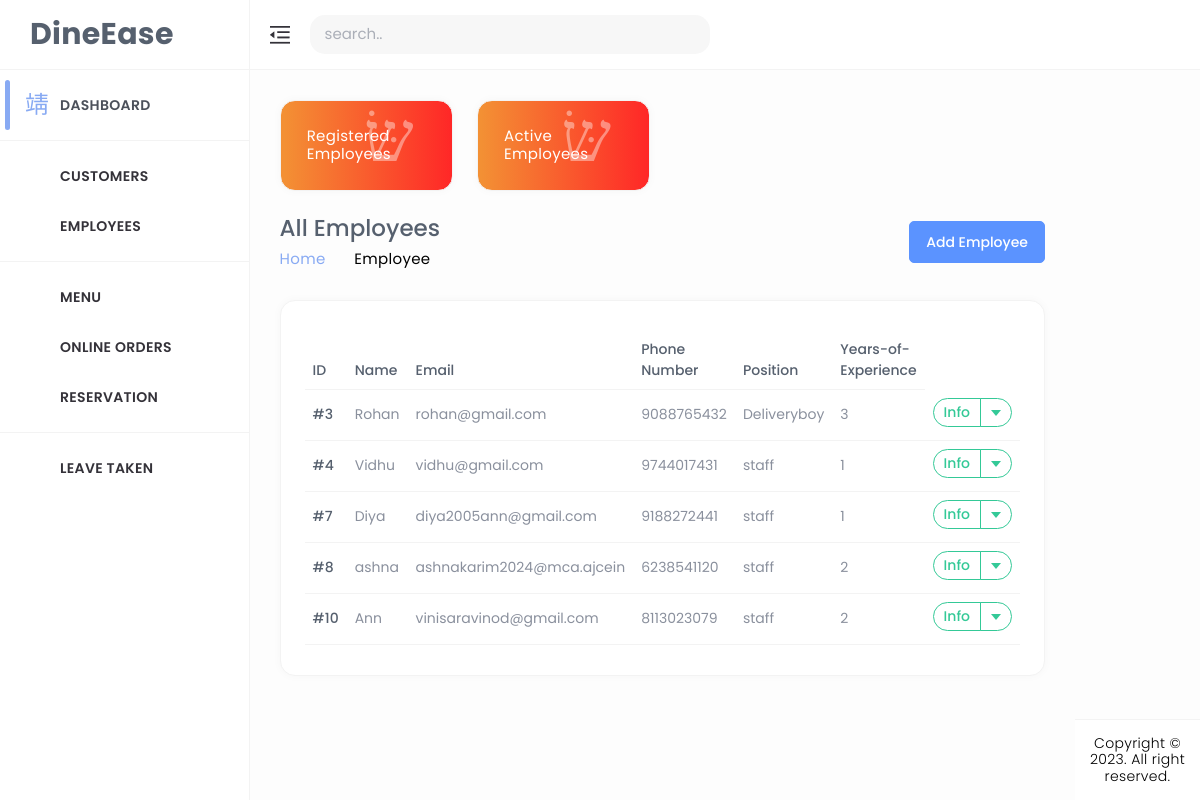
Before: /emp_list/ with the older database file.
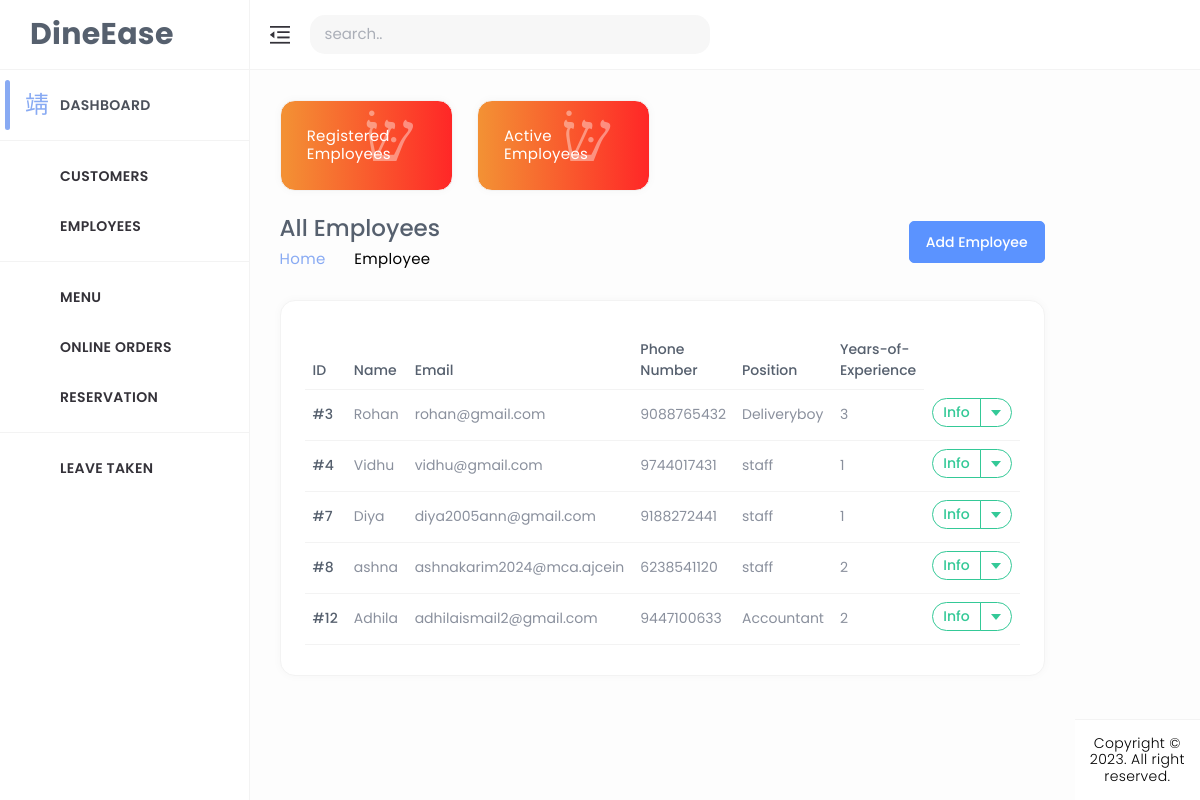
After: the same page with the newer database file.
### home/models.py (models this page shows, shortened)
class Employee(models.Model):
    position = models.CharField(max_length=100,editable=False,null=True,default='default')  # Field for the employee's position
    years_of_experience = models.PositiveIntegerField(null=True,default='default')  # Field for years of experience
    user=models.OneToOneField(CustomUser,on_delete=models.CASCADE)
    address = models.TextField(default='',null=True)  # Field for employee's address
    id_proof_number = models.CharField(max_length=100,default='',null=True)  # Field for employee's ID proof number
    education = models.CharField(max_length=100,default='',null=True)  # Field for employee's education
    qualification = models.CharField(max_length=100,default='',null=True)  # Field for employee's qualification
    emergency_name = models.CharField(max_length=100,default='',null=True)  # Field for emergency contact name
    emergency_contact_number = models.CharField(max_length=12,default='',blank=True, null=True)  # Field for emergency contact number
    image = models.ImageField(upload_to='employee_profile/', blank=True, null=True)
    active = models.BooleanField(default=True)

class CustomUser(AbstractUser):
    CUSTOMER = 1
    EMPLOYEE = 2
    ROLE_CHOICE = (
        (CUSTOMER, 'CUSTOMER'),
        (EMPLOYEE, 'EMPLOYEE'),
    )
    username=None
    first_name = None
    last_name = None
    USERNAME_FIELD = 'email'
    name = models.CharField(max_length=50)
    email = models.EmailField(max_length=100, unique=True)
    phone = models.CharField(max_length=12, blank=True)
    password = models.CharField(max_length=128)
    role = models.IntegerField(choices=ROLE_CHOICE, blank=True, null=True,default='1')
    is_admin = models.BooleanField(default=False)
    is_staff = models.BooleanField(default=False)
    is_active = models.BooleanField(default=True)
    is_superadmin = models.BooleanField(default=False)
    REQUIRED_FIELDS = ['name', 'phone']
    objects = UserManager()

### home/views.py (the view)
# urls.py: path('emp_list/',emp_list, name='emp_list'),
def emp_list(request):
    emp_lists = Employee.objects.all()  # Retrieve all menu items from the database
    return render(request,'admin_dashboard/emp-list.html',{'emp_lists':emp_lists})

### templates/admin_dashboard/emp-list.html (shortened to what this page needs)
{% load static %}
<!DOCTYPE html>
<html lang="en" dir="ltr">
<head>
	<link href="../../../../cdn.jsdelivr.net/npm/%40mdi/font%404.4.95/css/materialdesignicons.min.html" rel="stylesheet" />
	<link href="{% static 'assets/css/materialdesignicons.min.css' %}" rel="stylesheet" />
	<link href="{% static 'assets/plugins/simplebar/simplebar.css' %}" rel="stylesheet" />
	<link href="{% static 'assets/plugins/data-tables/datatables.bootstrap5.min.css' %}" rel='stylesheet'>
	<link href="{% static 'assets/plugins/data-tables/responsive.datatables.min.css' %}" rel='stylesheet'>
	<link id="{% static 'style.css' %}" rel="stylesheet" href="{% static 'assets/css/style.css' %}" />
</head>
<body id="body">
	<div class="wrapper">
		<div class="ec-left-sidebar ec-bg-sidebar">
			<div id="sidebar" class="sidebar ec-sidebar-footer">
				<div class="ec-brand">
					<a href="admin_index ">
						<span class="ec-brand-name text-truncate">DineEase</span>
					</a>
				</div>
				<div class="ec-navigation" data-simplebar>
					<ul class="nav sidebar-inner" id="sidebar-menu">
						<li class="active">
							<a class="sidenav-item-link" href="{% url 'admin_index' %}">
								<i class="mdi mdi-view-dashboard-outline"></i>
								<span class="nav-text">Dashboard</span>
							</a>
							<hr>
						</li>
						<li class="has-sub">
							<a class="sidenav-item-link" href="{% url 'user_list' %}">
								<i class="mdi mdi-account-multiple-outline"></i>
								<span class="nav-text">Customers</span>
							</a>
						</li>
						<li class="has-sub">
							<a class="sidenav-item-link" href="{% url 'emp_list' %}" id="Listemp">
								<i class="mdi mdi-account-multiple-outline"></i>
								<span class="nav-text">Employees</span>
							</a>
							<hr>
						</li>
						<li class="has-sub">
							<a class="sidenav-item-link" href="javascript:void(0)">
								<i class="mdi mdi-package-variant-closed"></i>
								<span class="nav-text">Menu</span> <b class="caret"></b>
							</a>
						</li>
						<li class="has-sub">
							<a class="sidenav-item-link" href="{% url 'user_list' %}">
								<i class="mdi mdi-account-multiple-outline"></i>
								<span class="nav-text">Online Orders</span>
							</a>
						</li>
						<li class="has-sub">
							<a class="sidenav-item-link" href="javascript:void(0)">
								<i class="mdi mdi-briefcase-outline"></i>
								<span class="nav-text">Reservation</span> <b class="caret"></b>
							</a>
							<hr>
						</li>
						<li class="has-sub">
							<a class="sidenav-item-link" href="{% url 'empLeave_list' %}">
								<i class="mdi mdi-receipt"></i>
								<span class="nav-text">Leave Taken</span>
							</a>
						</li>
					</ul>
				</div>
			</div>
		</div>
		<div class="ec-page-wrapper">
			<header class="ec-main-header" id="header">
				<nav class="navbar navbar-static-top navbar-expand-lg">
					<button id="sidebar-toggler">
						<img src="{% static 'assets/img/icons/clops.png' %}" alt="">
					</button>
					<div class="search-form d-lg-inline-block">
						<div class="input-group">
							<input type="text" name="query" id="search-input" class="form-control"
								placeholder="search.." autofocus autocomplete="off" />
							<button type="button" name="search" id="search-btn" class="btn btn-flat">
								<i class="mdi mdi-magnify"></i>
							</button>
						</div>
					</div>
				</nav>
			</header>
			<div class="ec-content-wrapper">
				<div class="content">
					<div class="row">
						<div class="col-xl-3 col-sm-6 p-b-15 lbl-card">
							<div class="card card-mini dash-card card-1">
								<div class="card-body">
									<p>Registered Employees</p>
									<span class="mdi mdi-account-arrow-left"></span>
								</div>
							</div>
						</div>
						<div class="col-xl-3 col-sm-6 p-b-15 lbl-card">
							<div class="card card-mini dash-card card-1">
								<div class="card-body">
									<p>Active Employees</p>
									<span class="mdi mdi-account-arrow-left"></span>
								</div>
							</div>
						</div>
					</div>
					<div class="breadcrumb-wrapper d-flex align-items-center justify-content-between">
						<div>
							<h1>All Employees</h1>
							<p class="breadcrumbs"><span><a href="index.html">Home</a></span>
								<span><i class="mdi mdi-chevron-right"></i></span>Employee</p>
						</div>
						<div>
							<a href="{% url 'emp_add' %}" class="btn btn-primary" id="addEmpl"> Add Employee</a>
						</div>
					</div>
					<div class="row">
						<div class="col-12">
							<div class="card card-default">
								<div class="card-body">
									<div class="table-responsive">
										<table id="responsive-data-table" class="table" style="width:100%">
											<thead>
												<tr>
													<th>ID</th>
													<th>Name</th>
													<th>Email</th>
													<th>Phone Number</th>
													<th>Position</th>
													<th>Years-of-Experience</th>
												</tr>
											</thead>
											<tbody>
												{% for list_emp in emp_lists %}
												{% if list_emp.active %}
												<tr>
													<td>#{{list_emp.id }}</td>
													<td>{{ list_emp.user.name }}</td>
													<td>{{ list_emp.user.email }}</td>
													<td>{{ list_emp.user.phone }}</td>
													<td>{{ list_emp.position }}</td>
													<td>{{ list_emp.years_of_experience }}</td>
													<td>
														<div class="btn-group mb-1">
															<button type="button" class="btn btn-outline-success">Info</button>
															<button type="button" class="btn btn-outline-success dropdown-toggle dropdown-toggle-split"
																data-bs-toggle="dropdown" aria-haspopup="true" aria-expanded="false" data-display="static">
															</button>
														</div>
													</td>
												</tr>
												{% endif %}
												{% endfor %}
											</tbody>
										</table>
									</div>
									</div>
								</div>
							</div>
						</div>
					</div>
				</div>
			</div>
			<footer class="footer mt-auto">
				<div class="copyright bg-white">
					<p>
						Copyright © 2023. All right reserved.
					  </p>
				</div>
			</footer>
		</div>
</body>
</html>

Changed rows visible on the page:
removed Employee: id "10", user.name "Ann", user.email "vinisaravinod@gmail.com", user.phone "8113023079", position "staff", years_of_experience "2"
added Employee: id "12", user.name "Adhila", user.email "adhilaismail2@gmail.com", user.phone "9447100633", position "Accountant", years_of_experience "2"
